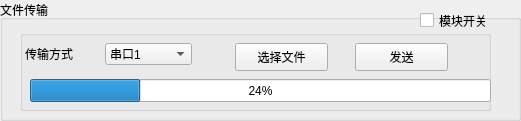
   <widget class="QGroupBox" name="groupBox_5">
    <property name="geometry">
     <rect>
      <x>740</x>
      <y>180</y>
      <width>521</width>
      <height>121</height>
     </rect>
    </property>
    <property name="title">
     <string>文件传输</string>
    </property>
    <widget class="QCheckBox" name="fileTrans_CheckBox">
     <property name="geometry">
      <rect>
       <x>420</x>
       <y>11</y>
       <width>91</width>
       <height>19</height>
      </rect>
     </property>
     <property name="text">
      <string>模块开关</string>
     </property>
    </widget>
    <widget class="QGroupBox" name="fileTrans_GroupBox">
     <property name="geometry">
      <rect>
       <x>20</x>
       <y>30</y>
       <width>471</width>
       <height>81</height>
      </rect>
     </property>
     <property name="title">
      <string/>
     </property>
     <widget class="QProgressBar" name="progressBar">
      <property name="geometry">
       <rect>
        <x>10</x>
        <y>49</y>
        <width>461</width>
        <height>23</height>
       </rect>
      </property>
      <property name="value">
       <number>24</number>
      </property>
     </widget>
     <widget class="QLabel" name="label_10">
      <property name="geometry">
       <rect>
        <x>5</x>
        <y>8</y>
        <width>72</width>
        <height>31</height>
       </rect>
      </property>
      <property name="text">
       <string>传输方式</string>
      </property>
     </widget>
     <widget class="QComboBox" name="fielTrans_ComboBox">
      <property name="geometry">
       <rect>
        <x>85</x>
        <y>13</y>
        <width>87</width>
        <height>22</height>
       </rect>
      </property>
      <item>
       <property name="text">
        <string>串口1</string>
       </property>
      </item>
      <item>
       <property name="text">
        <string>TCP</string>
       </property>
      </item>
      <item>
       <property name="text">
        <string>UDP</string>
       </property>
      </item>
     </widget>
     <widget class="QPushButton" name="slectFile_Btn">
      <property name="geometry">
       <rect>
        <x>215</x>
        <y>13</y>
        <width>93</width>
        <height>28</height>
       </rect>
      </property>
      <property name="text">
       <string>选择文件</string>
      </property>
     </widget>
     <widget class="QPushButton" name="sendFile_Btn">
      <property name="geometry">
       <rect>
        <x>335</x>
        <y>13</y>
        <width>93</width>
        <height>28</height>
       </rect>
      </property>
      <property name="text">
       <string>发送</string>
      </property>
     </widget>
    </widget>
   </widget>
